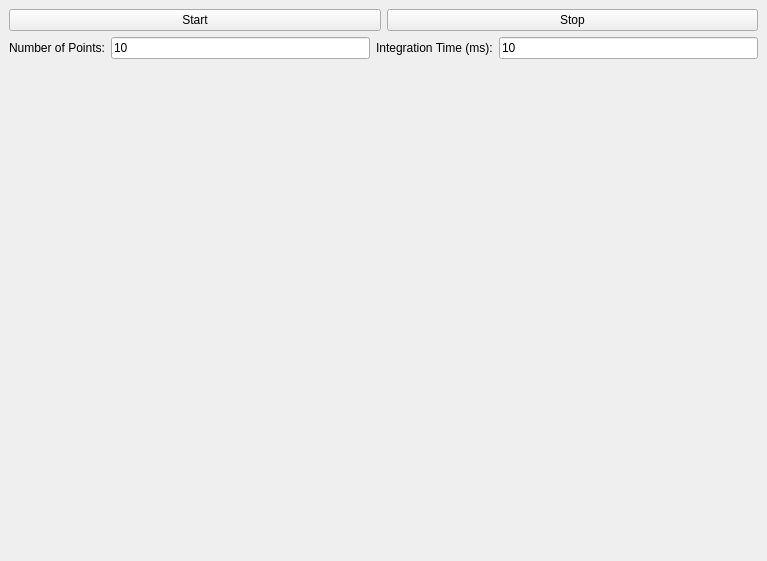
<?xml version="1.0" encoding="UTF-8"?>
<ui version="4.0">
 <class>MainWindow</class>
 <widget class="QMainWindow" name="MainWindow">
  <property name="geometry">
   <rect>
    <x>0</x>
    <y>0</y>
    <width>767</width>
    <height>561</height>
   </rect>
  </property>
  <property name="windowTitle">
   <string>N7745C Continuous Logging</string>
  </property>
  <widget class="QWidget" name="centralwidget">
   <layout class="QVBoxLayout" name="verticalLayout">
    <item>
     <layout class="QHBoxLayout" name="horizontalLayout">
      <item>
       <widget class="QPushButton" name="startButton">
        <property name="text">
         <string>Start</string>
        </property>
       </widget>
      </item>
      <item>
       <widget class="QPushButton" name="stopButton">
        <property name="text">
         <string>Stop</string>
        </property>
       </widget>
      </item>
     </layout>
    </item>
    <item>
     <layout class="QHBoxLayout" name="horizontalLayout_2">
      <item>
       <widget class="QLabel" name="label">
        <property name="text">
         <string>Number of Points:</string>
        </property>
       </widget>
      </item>
      <item>
       <widget class="QLineEdit" name="pointsLineEdit">
        <property name="text">
         <string>10</string>
        </property>
       </widget>
      </item>
      <item>
       <widget class="QLabel" name="label_2">
        <property name="text">
         <string>Integration Time (ms):</string>
        </property>
       </widget>
      </item>
      <item>
       <widget class="QLineEdit" name="integrationTimeLineEdit">
        <property name="text">
         <string>10</string>
        </property>
       </widget>
      </item>
     </layout>
    </item>
    <item>
     <widget class="QWidget" name="plotWidget" native="true">
      <property name="sizePolicy">
       <sizepolicy hsizetype="Preferred" vsizetype="Expanding">
        <horstretch>0</horstretch>
        <verstretch>0</verstretch>
       </sizepolicy>
      </property>
     </widget>
    </item>
   </layout>
  </widget>
 </widget>
 <resources/>
 <connections/>
</ui>
